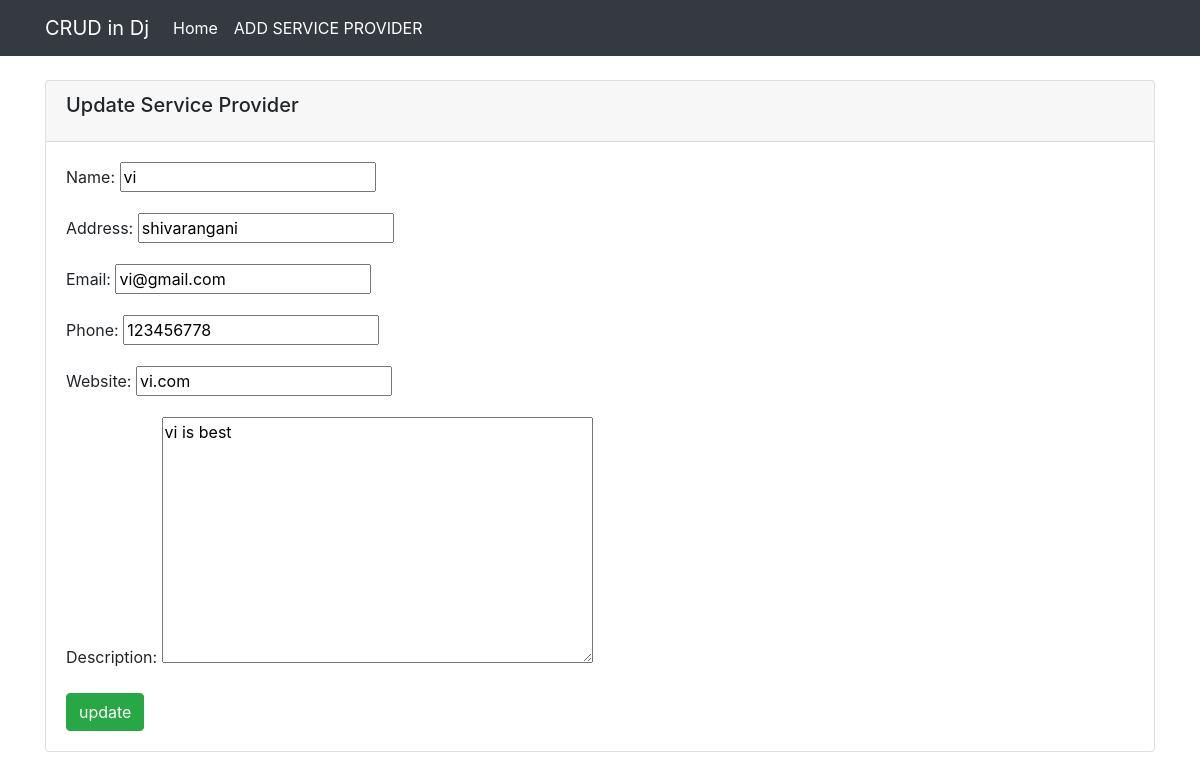
Screenshot of /serviceprovider/1update/ with the database file from the repository.
### serviceprovider/models.py (models this page shows)
class ServiceProvider(models.Model):
    name = models.CharField(max_length=200)
    address = models.CharField(max_length=200)
    email = models.EmailField(max_length=200)
    phone = models.CharField(max_length=200)
    website = models.CharField(max_length=200)
    description = models.TextField()
    created_at = models.DateTimeField(auto_now_add=True)
    updated_at = models.DateTimeField(auto_now=True)
    class Meta():
        db_table = 'service_provider'

### serviceprovider/views.py (the view)
# urls.py: path('<int:pk>update/',Updateserviceprovider.as_view(), name = 'update_serviceprovider'),
class Updateserviceprovider(UpdateView):
    model = ServiceProvider
    fields = ['name', 'address', 'email', 'phone', 'website', 'description']
    template_name = 'serviceprovider/update_serviceprovider.html'
    success_url = '/serviceprovider/view'

### templates/serviceprovider/update_serviceprovider.html (shortened to what this page needs)
{% extends 'base.html' %}
{% block container %}
<div class="card">
    <div class="card-header">
        <h5 class="card-title">Update Service Provider</h5>
    </div>
    <div class="card-body">
        <form method="post">
            {{form.as_p}}
            <button type="submit" class="btn btn-success">update</button>
        </form>
    </div>
</div>
{% endblock %}

### rows the page displays
ServiceProvider: name "vi", address "shivarangani", email "vi@gmail.com", phone "123456778", website "vi.com", description "vi is best"
